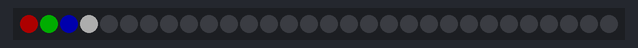
Simulated run of this sketch. Board: Arduino Uno, built with avr-gcc and run on an emulated ATmega328P. On the bench: 30 RGB LEDs in strip order, left to right. Dim RGB values are drawn brighter than linear.

Above: at 0.6 s.
At 11.6 s:
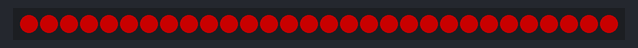
At 14.1 s:
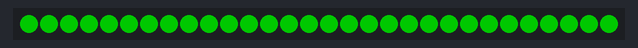
At 35.1 s:
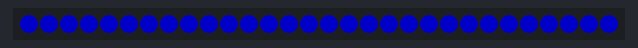

Measured:
- what the display in image 1 shows lasts 2.5 s, from 11.5 s to 14.0 s

The sketch:

banco_pruebas_led_strip_v1.ino
```cpp
/*
#       _\|/_   A ver..., ¿que tenemos por aqui?
#       (O-O)
# ---oOO-(_)-OOo---------------------------------


#################################################
# ********************************************* #
# *   BANCO DE PRUEBAS PARA UNA 'LEDStrip     * #
# *      Autor: Eulogio López Cayuela         * #
# *                                           * #
# *    Versión 1.0    Fecha: 03/12/2016       * #
# ********************************************* #
#################################################


// Parametro 1 = numero de pixels en la tira
// Parametro 2 = pin de Arduino al que esta conectada la tira (vale cualquiera)
// Parametro 3 = tipo de controlador de los led
//   NEO_KHZ800  800 KHz (w/WS2812)
//   NEO_KHZ400  400 KHz (WS2811)
//   NEO_GRB     Pixels en orden GRB (la gran mayoria)
//   NEO_RGB     Pixels en RGB
*
// ejemplo de uso
// Adafruit_NeoPixel strip = Adafruit_NeoPixel(30, PIN, NEO_GRB + NEO_KHZ800 );

*/


//-----------------------------------------------------
#include <Adafruit_NeoPixel.h>                   	// Incluir biblioteca Adafruit NeoPixel
#define TIPO_LED            NEO_GRB + NEO_KHZ800 	//tipo controlador de los led
#define PIN_TIRA_LED        9       				// patilla para la tira
#define LONGITUD_TIRA      30
//-----------------------------------------------------


// Crear el 'objeto' para controlar los led
Adafruit_NeoPixel tiraLEDS = Adafruit_NeoPixel(LONGITUD_TIRA , PIN_TIRA_LED, TIPO_LED);
//-----------------------------------------------------


//========================================================
//********************************************************
//         FUNCION DE CONFIGURACION
//********************************************************
//========================================================

void setup()
{
  Serial.begin(9600);  //Se inicia el puerto serie para depuracion

  pinMode(PIN_TIRA_LED, OUTPUT);  // pin para la linea DATA de los displays

  tiraLEDS.begin();  // Initializar el objeto 'tiraLEDS'

  //testLEDS(2500);  //descomentar esta linea para incluir untesteo completo en cada reinicio
  apagarTira();
  delay(500);

}


//========================================================
//********************************************************
//    BUCLE PRINCIPAL DEL PROGRAMA (Sistema vegetativo)
//********************************************************
//========================================================

void loop()
{
  tiraLEDS.setBrightness(255); //establecer la cantidad de brillo de TODOS los led (1-255)
  ejemplo(5000);
  apagarTira();
  delay(1000);
  testLEDS(2500);

}


//========================================================
//   FUNCION PARA ENCENDER LOS LED EN COLORES FIJOS
//========================================================

void ejemplo(int PAUSA)
{
  //direccionar  algunos led de forma independietne
  tiraLEDS.setBrightness(50);
  tiraLEDS.setPixelColor(0, tiraLEDS.Color(255,   0,   0)); //led 1 rojo
  tiraLEDS.setPixelColor(1, tiraLEDS.Color(  0, 255,   0)); //led 2 verde
  tiraLEDS.setPixelColor(2, tiraLEDS.Color(  0,   0, 255)); //led 3 azul
  tiraLEDS.setPixelColor(3, tiraLEDS.Color(255, 255, 255)); //led 4 blanco
  tiraLEDS.show();
  delay(PAUSA);
  tiraLEDS.setBrightness(255);  //cambair el brillo...
  tiraLEDS.show();				//mostar los mismos colores con el nuevo valor de brillo
  delay(PAUSA);

}


//========================================================
//  FUNCION PARA TESTEAR LA TIRA DE LED
//========================================================

void testLEDS(int PAUSA)
{
  //test ROJO de los leds
  for (int i=0; i<= LONGITUD_TIRA; i++){
    tiraLEDS.setPixelColor(i, tiraLEDS.Color(100, 0, 0));
  }
  tiraLEDS.show();
  delay(PAUSA);
  //test VERDE de los leds
  for (int i=0; i<= LONGITUD_TIRA; i++){
    tiraLEDS.setPixelColor(i, tiraLEDS.Color(0, 100, 0));
  }
  tiraLEDS.show();
  delay(PAUSA);
  //test AZUL de los leds
  for (int i=0; i<= LONGITUD_TIRA; i++){
    tiraLEDS.setPixelColor(i, tiraLEDS.Color(0, 0, 100));
  }
  tiraLEDS.show();
  delay(PAUSA);
  apagarTira();

}


//========================================================
//   FUNCION PARA APAGAR LA TIRA DE LED POR COMPLETO
//========================================================

void apagarTira()
{
  /*
    esta funcion se encarga de apagar la tira de led recorriendo
    todos los pixeles que la forman y los pone a Cero en sus tres componentes
  */

  for (int i=0; i<= LONGITUD_TIRA +1; i++){
    tiraLEDS.setPixelColor(i, tiraLEDS.Color(0, 0, 0));
  }
  tiraLEDS.show();
}


//*******************************************************
//                    FIN DE PROGRAMA
//*******************************************************
```
